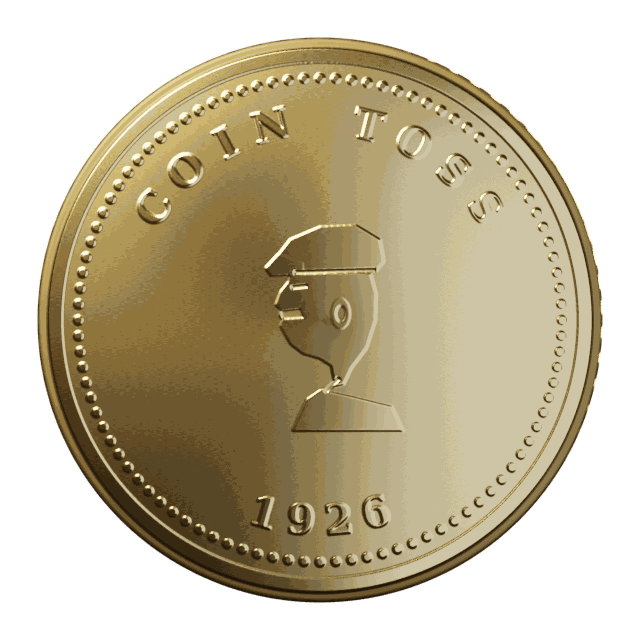
#> input picture assets/coin/frame_000.png, 640 x 640 px
$ python gen_icon.py
#> lines starting #> are read from the running program, lines starting #| are printed output that depends on the picture
#!/usr/bin/env python3
"""Generate launcher-icon + splash art from the coin frame.
Outputs to assets/icon/. Re-run after re-rendering the coin."""
import os
import numpy as np
from PIL import Image

HERE = os.path.dirname(__file__)
COIN = os.path.join(HERE, "..", "assets", "coin", "frame_000.png")
OUT = os.path.join(HERE, "..", "assets", "icon")
os.makedirs(OUT, exist_ok=True)


def dark_radial(size, warm=0.16):
    ys, xs = np.mgrid[0:size, 0:size].astype(np.float32)
    r = np.sqrt(((xs - size / 2) / (size * 0.62)) ** 2 +
                ((ys - size / 2) / (size * 0.62)) ** 2)
    glow = np.clip(1 - r, 0, 1)
    base = np.array([20, 20, 24]) / 255.0
    amber = np.array([232, 165, 75]) / 255.0
    col = base[None, None] + (amber - base)[None, None] * (glow[..., None] * warm)
    col *= (1 - np.clip(r - 0.5, 0, 1)[..., None] * 0.7)
    a = np.ones((size, size, 1))
    return Image.fromarray(
        (np.clip(np.dstack([col, a]), 0, 1) * 255).astype(np.uint8), "RGBA")


def main():
    coin = Image.open(COIN).convert("RGBA")
#> coin is the input picture: PIL image 640x640 RGBA; mean R, G, B, A 97.4, 87.1, 60.7, 155.6

    # Legacy square icon: coin on dark radial, full bleed.
    S = 1024
    bg = dark_radial(S)
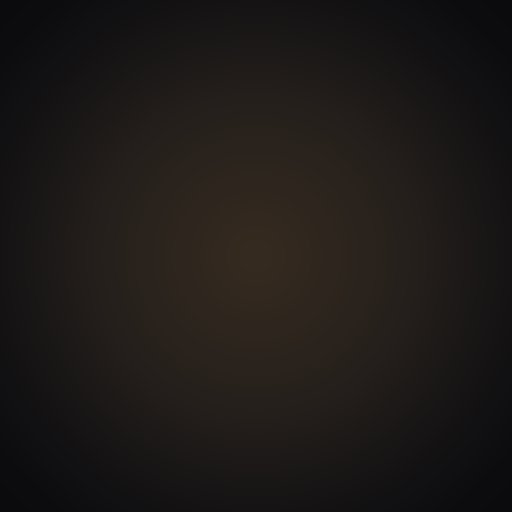
#> bg: PIL image 1024x1024 RGBA (shown at 1/2 size); mean R, G, B, A 29.5, 25.6, 23.7, 255
    c = coin.resize((int(S * 0.74),) * 2, Image.LANCZOS)
    bg.alpha_composite(c, ((S - c.width) // 2, (S - c.height) // 2))
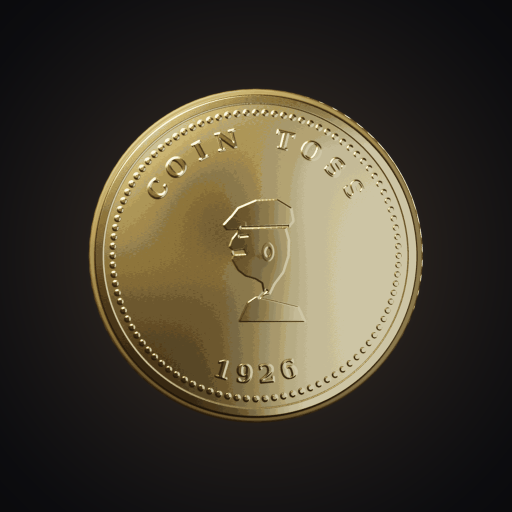
#> bg: PIL image 1024x1024 RGBA (shown at 1/2 size); mean R, G, B, A 68.4, 61.3, 47.1, 255
    bg.convert("RGB").save(os.path.join(OUT, "icon.png"))

    # Adaptive foreground: coin only, padded into the safe zone, transparent.
    fg = Image.new("RGBA", (S, S), (0, 0, 0, 0))
#> fg: PIL image 1024x1024 RGBA; every value is 0
    cf = coin.resize((int(S * 0.60),) * 2, Image.LANCZOS)
    fg.alpha_composite(cf, ((S - cf.width) // 2, (S - cf.height) // 2))
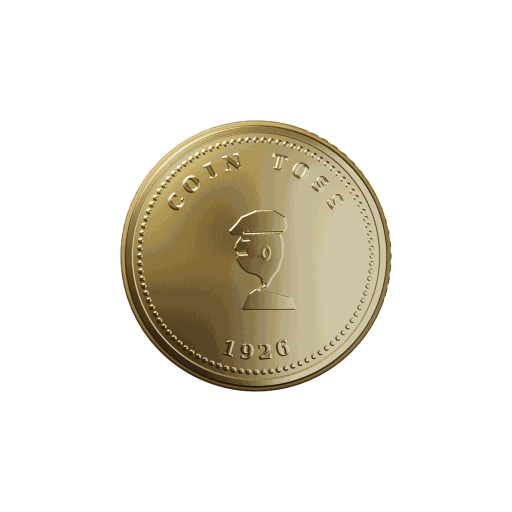
#> fg: PIL image 1024x1024 RGBA (shown at 1/2 size); mean R, G, B, A 35.1, 31.4, 21.9, 55.9; transparent parts drawn white
    fg.save(os.path.join(OUT, "icon_foreground.png"))

    # Splash logo: coin on transparent, generous glow padding.
    L = 1152
    logo = Image.new("RGBA", (L, L), (0, 0, 0, 0))
#> logo: PIL image 1152x1152 RGBA; every value is 0
    cl = coin.resize((int(L * 0.5),) * 2, Image.LANCZOS)
    logo.alpha_composite(cl, ((L - cl.width) // 2, (L - cl.height) // 2))
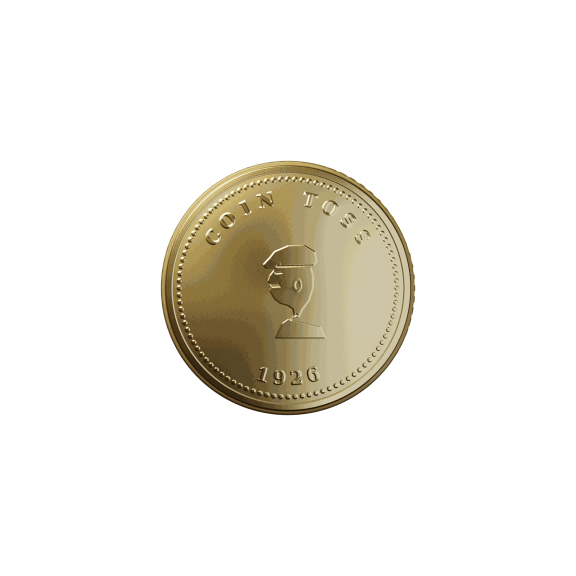
#> logo: PIL image 1152x1152 RGBA (shown at 1/2 size); mean R, G, B, A 24.4, 21.8, 15.2, 38.9; transparent parts drawn white
    logo.save(os.path.join(OUT, "splash_logo.png"))

    print("Wrote icon.png, icon_foreground.png, splash_logo.png to", OUT)


if __name__ == "__main__":
    main()
